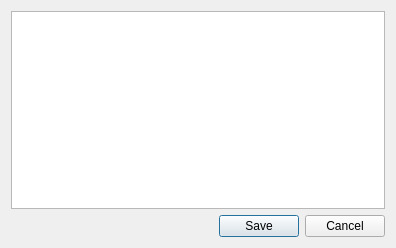
<?xml version="1.0" encoding="UTF-8"?>
<ui version="4.0">
 <class>TextEditor</class>
 <widget class="QWidget" name="TextEditor">
  <property name="geometry">
   <rect>
    <x>0</x>
    <y>0</y>
    <width>396</width>
    <height>248</height>
   </rect>
  </property>
  <property name="windowTitle">
   <string>Form</string>
  </property>
  <layout class="QVBoxLayout" name="verticalLayout">
   <item>
    <widget class="QTextEdit" name="textEdit"/>
   </item>
   <item>
    <widget class="QDialogButtonBox" name="buttonBox">
     <property name="standardButtons">
      <set>QDialogButtonBox::Cancel|QDialogButtonBox::Save</set>
     </property>
    </widget>
   </item>
  </layout>
 </widget>
 <resources/>
 <connections/>
</ui>
